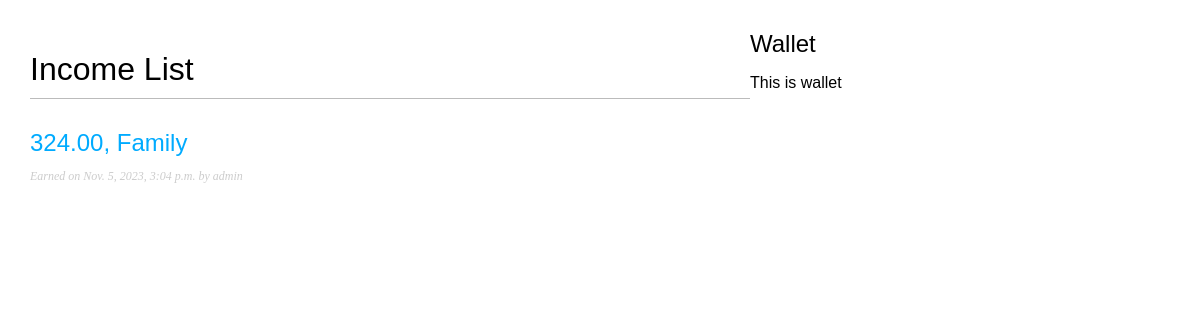
Before: /wallet/earning with the older database file.
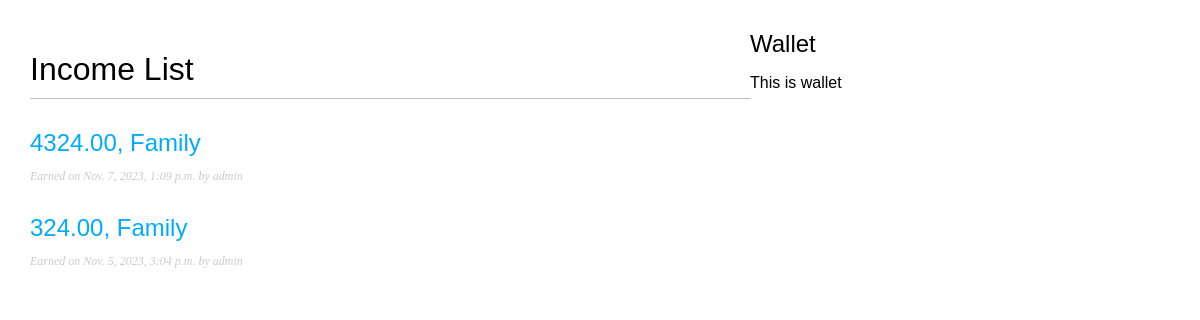
After: the same page with the newer database file.
### wallet/models/income.py (models this page shows, shortened)
class Income(models.Model):
    class CurrencyChoices(models.IntegerChoices):# this subclass represents Python enum in Django
        KGS = 1, 'KGS'
        USD = 2, 'USD'
        RUB = 3, 'RUB'
        KZT = 4, 'KZT'
        EUR = 5, 'EUR'
        GBP = 6, 'GBP'
        CNY = 7, 'CNY'
        TRY = 8, 'TRY'
    amount = models.DecimalField(decimal_places=2, max_digits=12)
    currency = models.PositiveSmallIntegerField(
        choices=CurrencyChoices.choices,
        default=CurrencyChoices.KGS
    )
    slug = models.SlugField(max_length=150,
                            null=True,
                            unique_for_date='created_at')
    created_at = models.DateTimeField(auto_now_add=True)
    sub_category = models.ForeignKey(SubCategory,
                                     on_delete=models.CASCADE,
                                     null=True)
    wallet = models.ForeignKey(Wallet,
                               on_delete=models.CASCADE,
                               null=True)
    member = models.ForeignKey(User,
                               on_delete=models.CASCADE,
                               related_name='wallet_incomes')
    objects = models.Manager()
    earned = IncomeManager()
    class Meta:
        ordering = ['-created_at']
        indexes = [
            models.Index(fields=['-created_at'])
            ]
    def get_absolute_url(self):
        return reverse('wallet:earning_detail',
                       args=[self.created_at.year,
                             self.created_at.month,
                             self.created_at.day,
                             self.slug])

### wallet/models/wallet.py (models this page shows)
class Wallet(models.Model):
    name = models.CharField(max_length=50)
    slug = models.SlugField(max_length=50)
    def __str__(self) -> str:
        return self.name

### wallet/views.py (the view)
# urls.py: path('earning', views.income_list, name='earning_list'),
def income_list(request):
    earning = Income.objects.all()
    return render(request,
                  'income/list.html',
                  {'earning': earning})

### wallet/templates/income/list.html (shortened to what this page needs)
{% extends 'wallet/base.html' %}
{% block content %}
    <h1>Income List</h1>
    {% for obj in earning %}
        <h2>
            <a href="{{ obj.get_absolute_url }}">
                {{ obj.amount }}, {{ obj.wallet }}
            </a>
        </h2>
        <p class="date">
            Earned on {{obj.created_at}} by {{obj.member}}
        </p>
    {% endfor %}
{% endblock %}

Changed rows visible on the page:
added Income: amount "4324.00", wallet "Family", created_at "Nov. 7, 2023, 1:09 p.m.", member "admin"
